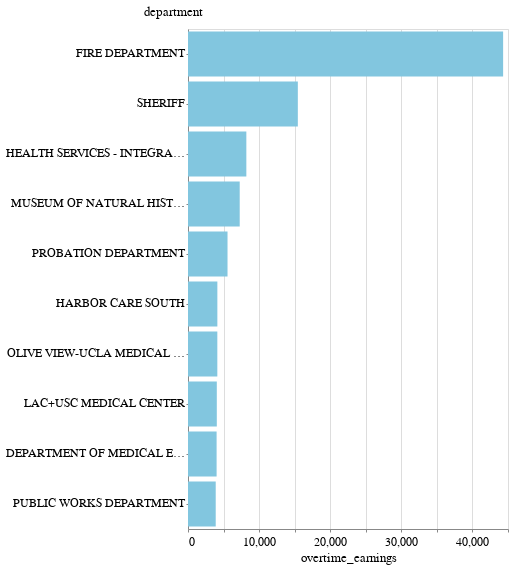

Notebook code cell kept with this figure:
### Code cell
alt.Chart(ot_top).mark_bar().encode(
    x="overtime_earnings", y=alt.Y("department:N", sort="-x")
).properties(height=500, width=320)

### Figure 1 — Vega-Lite specification as saved in the notebook (floating-point values rounded to 4 significant figures)
{"config": {"view": {"width": 800, "height": 450}, "background": "#ffffff", "title": {"anchor": "start", "font": "Benton Gothic Bold, sans", "fontColor": "#000000", "fontSize": 22, "fontWeight": "normal"}, "arc": {"fill": "#82c6df"}, "area": {"fill": "#82c6df"}, "line": {"stroke": "#82c6df", "strokeWidth": 3}, "path": {"stroke": "#82c6df"}, "rect": {"fill": "#82c6df"}, "shape": {"stroke": "#82c6df"}, "bar": {"fill": "#82c6df"}, "point": {"stroke": "#82c6df"}, "symbol": {"fill": "#82c6df", "size": 30}, "axis": {"titleFont": "Benton Gothic Bold, sans", "titleFontSize": 13, "titleFontWeight": "normal", "labelFont": "Benton Gothic, sans", "labelFontSize": 11.5, "labelFontWeight": "normal"}, "axisX": {"labelAngle": 0, "labelPadding": 4, "tickSize": 3}, "axisY": {"labelBaseline": "middle", "maxExtent": 45, "minExtent": 45, "tickSize": 2, "titleAlign": "left", "titleAngle": 0, "titleX": -45, "titleY": -11}, "legend": {"titleFont": "Benton Gothic Bold, sans", "titleFontSize": 13, "titleFontWeight": "normal", "symbolType": "square", "labelFont": "Benton Gothic, sans", "labelFontSize": 11.5}, "range": {"category": ["#3580b1", "#ec8431", "#ab7fb4", "#c89d29", "#adc839", "#829eb1"], "diverging": ["#e68a4f", "#f4bb6a", "#f9e39c", "#dadfe2", "#a6b7c6", "#849eae"], "heatmap": ["#fbf2c7", "#f9e39c", "#f8d36e", "#f4bb6a", "#e68a4f", "#d15a40", "#ab4232"], "ordinal": ["#fbf2c7", "#f9e39c", "#f8d36e", "#f4bb6a", "#e68a4f", "#d15a40", "#ab4232"], "ramp": ["#fbf2c7", "#f9e39c", "#f8d36e", "#f4bb6a", "#e68a4f", "#d15a40", "#ab4232"]}}, "data": {"name": "data-2880012ee6a95e44aace6792dce3b9ef"}, "mark": "bar", "encoding": {"x": {"type": "quantitative", "field": "overtime_earnings"}, "y": {"type": "nominal", "field": "department", "sort": "-x"}}, "height": 500, "width": 320, "$schema": "https://vega.github.io/schema/vega-lite/v4.0.2.json", "datasets": {"data-2880012ee6a95e44aace6792dce3b9ef": [{"department": "FIRE DEPARTMENT", "overtime_earnings": 44310.0}, {"department": "SHERIFF", "overtime_earnings": 15440.0}, {"department": "HEALTH SERVICES - INTEGRATED CORRECTIONAL HEALTH SERVICES", "overtime_earnings": 8205.0}, {"department": "MUSEUM OF NATURAL HISTORY", "overtime_earnings": 7272.0}, {"department": "PROBATION DEPARTMENT", "overtime_earnings": 5558.0}, {"department": "HARBOR CARE SOUTH", "overtime_earnings": 4129.0}, {"department": "OLIVE VIEW-UCLA MEDICAL CENTER", "overtime_earnings": 4124.0}, {"department": "LAC+USC MEDICAL CENTER", "overtime_earnings": 4051.0}, {"department": "DEPARTMENT OF MEDICAL EXAMINER - CORONER", "overtime_earnings": 4023.0}, {"department": "PUBLIC WORKS DEPARTMENT", "overtime_earnings": 3898.0}]}}
